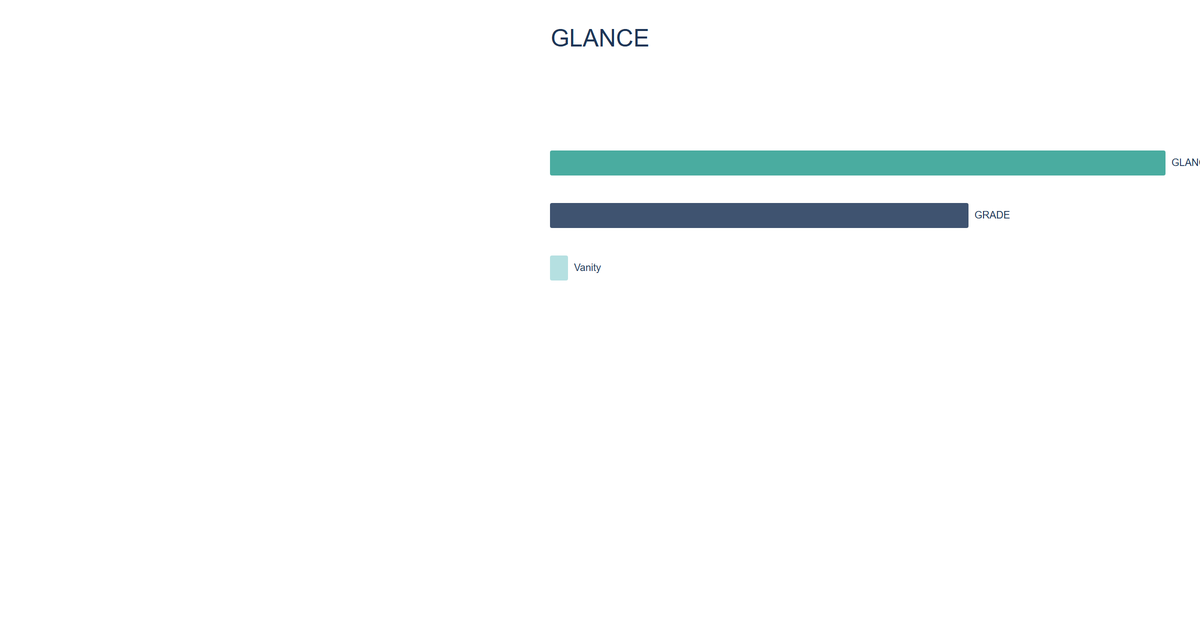
#> input picture ga_paper/output/versions/v1_delivery.png, 1200 x 628 px; its folder holds 4 pictures in this run
$ python generate_animation.py
#> lines starting #> are read from the running program, lines starting #| are printed output that depends on the picture
"""
GLANCE GA Evolution Animation
Generates a morphing GIF (and MP4 if ffmpeg available) showing V1 → V6 progression.
"""

import os
import sys
import subprocess
from pathlib import Path
from PIL import Image, ImageDraw, ImageFont

# ---------------------------------------------------------------------------
# Config
# ---------------------------------------------------------------------------

VERSIONS_DIR = Path(__file__).parent / "output" / "versions"
OUTPUT_DIR = Path(__file__).parent / "output"

VERSIONS = [
    {"v": 1, "desc": "Bare bones — title + bars only",          "score": "—"},
    {"v": 2, "desc": "Add scissors graph",                      "score": "—"},
    {"v": 3, "desc": "Add Visual Spin lens + chronometer",      "score": "~30%"},
    {"v": 4, "desc": "Fix labels, add axis scale",              "score": "~50%"},
    {"v": 5, "desc": "Boost contrast, add annotations",         "score": "~60%"},
    {"v": 6, "desc": "Gradient shine, ×7.7, grid lines",        "score": "70%"},
]

FPS = 10
HOLD_SECONDS = 2          # seconds per version hold
TRANSITION_SECONDS = 1    # seconds for cross-fade
END_EXTRA_SECONDS = 3     # extra hold on final version

HOLD_FRAMES = HOLD_SECONDS * FPS
TRANSITION_FRAMES = TRANSITION_SECONDS * FPS
END_EXTRA_FRAMES = END_EXTRA_SECONDS * FPS

CANVAS_W, CANVAS_H = 1200, 628

# Colors
BADGE_BG = (29, 53, 87)        # #1D3557
BADGE_TEXT = (255, 255, 255)
BAR_BG = (0, 0, 0, 160)        # semi-transparent black
BAR_TEXT = (255, 255, 255)
SCORE_COLORS = {
    "—":    (128, 128, 128),
    "~30%": (220, 80, 60),
    "~50%": (230, 160, 40),
    "~60%": (180, 200, 50),
    "70%":  (80, 200, 80),
}
TAGLINE_BG = (29, 53, 87, 200)

# Fonts
def load_font(size):
#> called with size = 36
    candidates = [
        "C:/Windows/Fonts/arialbd.ttf",
        "C:/Windows/Fonts/arial.ttf",
        "C:/Windows/Fonts/segoeui.ttf",
        "/usr/share/fonts/truetype/dejavu/DejaVuSans-Bold.ttf",
        "/usr/share/fonts/truetype/dejavu/DejaVuSans.ttf",
    ]
    for p in candidates:
        if os.path.isfile(p):
            return ImageFont.truetype(p, size)
    return ImageFont.load_default()

def load_font_regular(size):
    candidates = [
        "C:/Windows/Fonts/arial.ttf",
        "C:/Windows/Fonts/segoeui.ttf",
        "/usr/share/fonts/truetype/dejavu/DejaVuSans.ttf",
    ]
    for p in candidates:
        if os.path.isfile(p):
            return ImageFont.truetype(p, size)
    return ImageFont.load_default()

FONT_BADGE = load_font(36)
FONT_DESC = load_font_regular(20)
FONT_SCORE_LABEL = load_font(18)
FONT_TAGLINE = load_font(24)
FONT_TAGLINE_SUB = load_font_regular(18)

# ---------------------------------------------------------------------------
# Helpers
# ---------------------------------------------------------------------------

def load_version_image(v_num):
    """Load and resize a version image to canvas size. Returns RGBA."""
#> called with v_num = 1
    path = VERSIONS_DIR / f"v{v_num}_delivery.png"
    if not path.exists():
        return None
    img = Image.open(path).convert("RGBA")
    if img.size != (CANVAS_W, CANVAS_H):
        img = img.resize((CANVAS_W, CANVAS_H), Image.LANCZOS)
    return img


def draw_badge(overlay_draw, v_num):
    """Draw version pill badge top-left."""
    text = f"V{v_num}"
    bbox = FONT_BADGE.getbbox(text)
    tw, th = bbox[2] - bbox[0], bbox[3] - bbox[1]
    pad_x, pad_y = 18, 10
    x, y = 20, 16
    rx, ry = x + tw + 2 * pad_x, y + th + 2 * pad_y
    # Rounded rectangle
    overlay_draw.rounded_rectangle(
        [x, y, rx, ry], radius=16, fill=(*BADGE_BG, 210)
    )
    overlay_draw.text((x + pad_x, y + pad_y - 2), text, fill=BADGE_TEXT, font=FONT_BADGE)


def draw_bottom_bar(overlay_draw, desc, score):
    """Draw bottom info bar."""
    bar_h = 60
    y0 = CANVAS_H - bar_h
    overlay_draw.rectangle([0, y0, CANVAS_W, CANVAS_H], fill=BAR_BG)

    # Description — left
    overlay_draw.text((20, y0 + 18), desc, fill=BAR_TEXT, font=FONT_DESC)

    # Score — right
    score_color = SCORE_COLORS.get(score, (200, 200, 200))
    score_text = f"GLANCE: {score}"
    bbox = FONT_SCORE_LABEL.getbbox(score_text)
    sw = bbox[2] - bbox[0]
    overlay_draw.text((CANVAS_W - sw - 24, y0 + 20), score_text, fill=score_color, font=FONT_SCORE_LABEL)

    # Score bar indicator
    bar_x = CANVAS_W - sw - 24 - 110
    bar_y = y0 + 22
    bar_w_max = 100
    bar_h_inner = 16
    # Background bar
    overlay_draw.rounded_rectangle(
        [bar_x, bar_y, bar_x + bar_w_max, bar_y + bar_h_inner],
        radius=4, fill=(60, 60, 60, 180)
    )
    # Fill bar
    pct = {"—": 0, "~30%": 0.30, "~50%": 0.50, "~60%": 0.60, "70%": 0.70}.get(score, 0)
    if pct > 0:
        fill_w = max(8, int(bar_w_max * pct))
        overlay_draw.rounded_rectangle(
            [bar_x, bar_y, bar_x + fill_w, bar_y + bar_h_inner],
            radius=4, fill=(*score_color, 220)
        )


def make_overlaid_frame(base_img, v_info):
    """Composite overlay on top of a base image. Returns RGBA."""
    frame = base_img.copy()
    overlay = Image.new("RGBA", (CANVAS_W, CANVAS_H), (0, 0, 0, 0))
    draw = ImageDraw.Draw(overlay)
    draw_badge(draw, v_info["v"])
    draw_bottom_bar(draw, v_info["desc"], v_info["score"])
    frame = Image.alpha_composite(frame, overlay)
    return frame


def crossfade(img_a, img_b, alpha):
    """Blend two RGBA images. alpha=0 → img_a, alpha=1 → img_b."""
    return Image.blend(img_a, img_b, alpha)


def add_tagline(base_img):
    """Add end-card tagline overlay."""
    frame = base_img.copy()
    overlay = Image.new("RGBA", (CANVAS_W, CANVAS_H), (0, 0, 0, 0))
    draw = ImageDraw.Draw(overlay)

    # Centered tagline box
    main_text = "GLANCE"
    sub_text = "The GA that tests itself"

    main_bbox = FONT_TAGLINE.getbbox(main_text)
    sub_bbox = FONT_TAGLINE_SUB.getbbox(sub_text)
    main_w = main_bbox[2] - main_bbox[0]
    sub_w = sub_bbox[2] - sub_bbox[0]
    total_w = max(main_w, sub_w) + 60
    total_h = 80

    x0 = (CANVAS_W - total_w) // 2
    y0 = CANVAS_H - 60 - total_h - 20  # above the bottom bar

    draw.rounded_rectangle(
        [x0, y0, x0 + total_w, y0 + total_h],
        radius=12, fill=TAGLINE_BG
    )
    draw.text(
        (x0 + (total_w - main_w) // 2, y0 + 10),
        main_text, fill=(255, 255, 255), font=FONT_TAGLINE
    )
    draw.text(
        (x0 + (total_w - sub_w) // 2, y0 + 44),
        sub_text, fill=(200, 220, 255), font=FONT_TAGLINE_SUB
    )

    frame = Image.alpha_composite(frame, overlay)
    return frame


# ---------------------------------------------------------------------------
# Main
# ---------------------------------------------------------------------------

def main():
    # Load images
    images = {}
    missing = []
    for vi in VERSIONS:
        img = load_version_image(vi["v"])
        if img is None:
            missing.append(f"v{vi['v']}_delivery.png")
        else:
            images[vi["v"]] = img

    if missing:
        print(f"Missing version files: {', '.join(missing)}")
        print("Will generate animation with available versions only.")

    # Filter to available versions
    available = [vi for vi in VERSIONS if vi["v"] in images]
#> available = 4 items

    if len(available) < 2:
        print("Need at least 2 version images to create animation. Exiting.")
        sys.exit(1)

    print(f"Generating animation with {len(available)} versions: {[v['v'] for v in available]}")
#| Generating animation with 4 versions: [1, 2, 3, 4]

    # Build frames
    frames = []

    for idx, vi in enumerate(available):
        base = images[vi["v"]]
        overlaid = make_overlaid_frame(base, vi)

        is_last = (idx == len(available) - 1)
        hold = HOLD_FRAMES + (END_EXTRA_FRAMES if is_last else 0)

        # Hold frames
        for _ in range(hold):
            if is_last and _ >= HOLD_FRAMES:
                # Add tagline on end-card extra frames
                frames.append(add_tagline(overlaid))
            else:
                frames.append(overlaid.copy())

        # Transition to next (if not last)
        if not is_last:
            next_vi = available[idx + 1]
            next_base = images[next_vi["v"]]
            next_overlaid = make_overlaid_frame(next_base, next_vi)

            for t in range(TRANSITION_FRAMES):
                alpha = (t + 1) / TRANSITION_FRAMES
                blended = crossfade(overlaid, next_overlaid, alpha)
                frames.append(blended)
#> this loop made 4 passes
#> vi on pass 2: {'v': 2, 'desc': 'Add scissors graph', 'score': '—'}
#> pass 1, in make_overlaid_frame, `frame = Image.alpha_composite(frame, overlay)`:
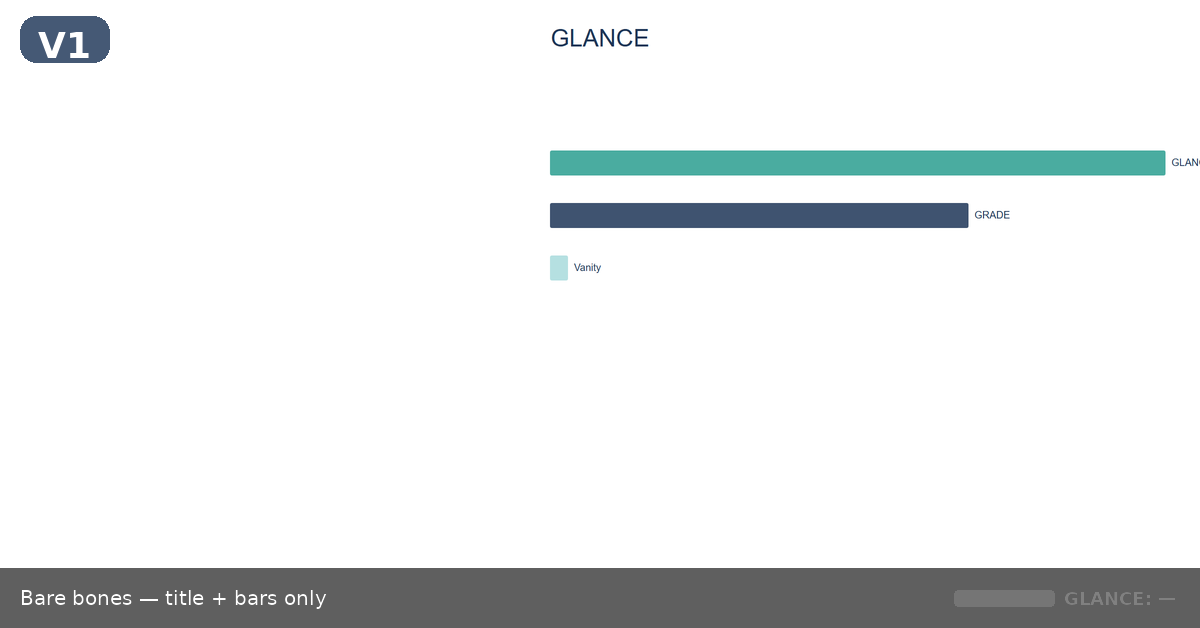
#> frame: PIL image 1200x628 RGBA; mean R, G, B, A 232.5, 234.9, 235.3, 255
#> pass 2, in make_overlaid_frame (call 4), `frame = Image.alpha_composite(frame, overlay)`:
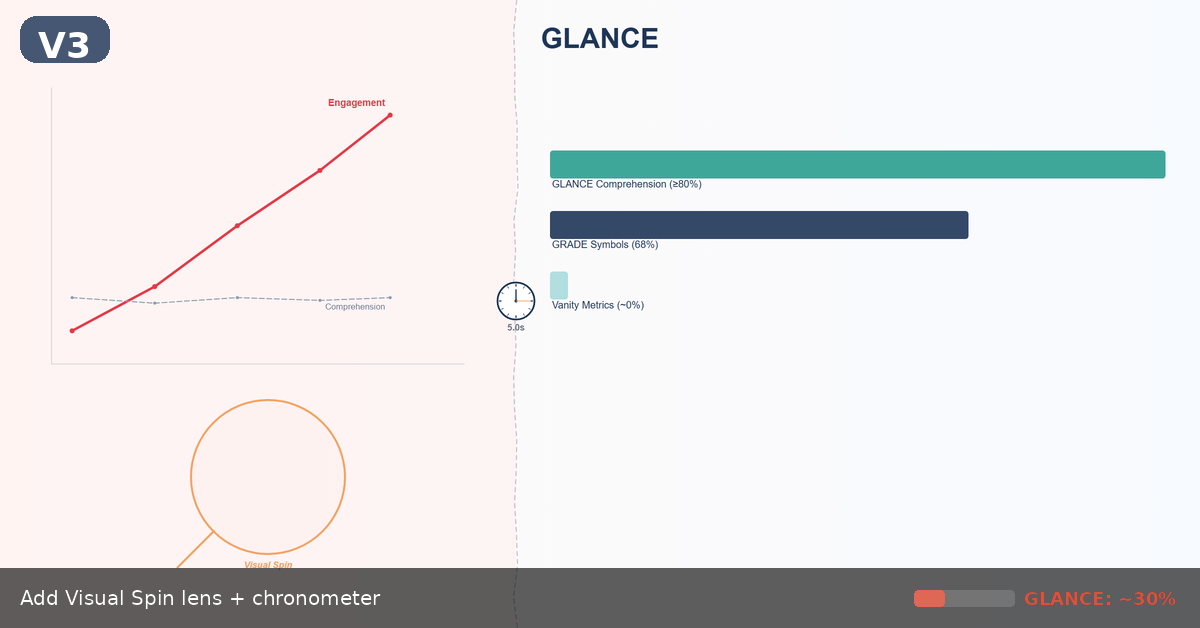
#> frame: PIL image 1200x628 RGBA; mean R, G, B, A 227.7, 226.4, 227.7, 255
#> after the loop:
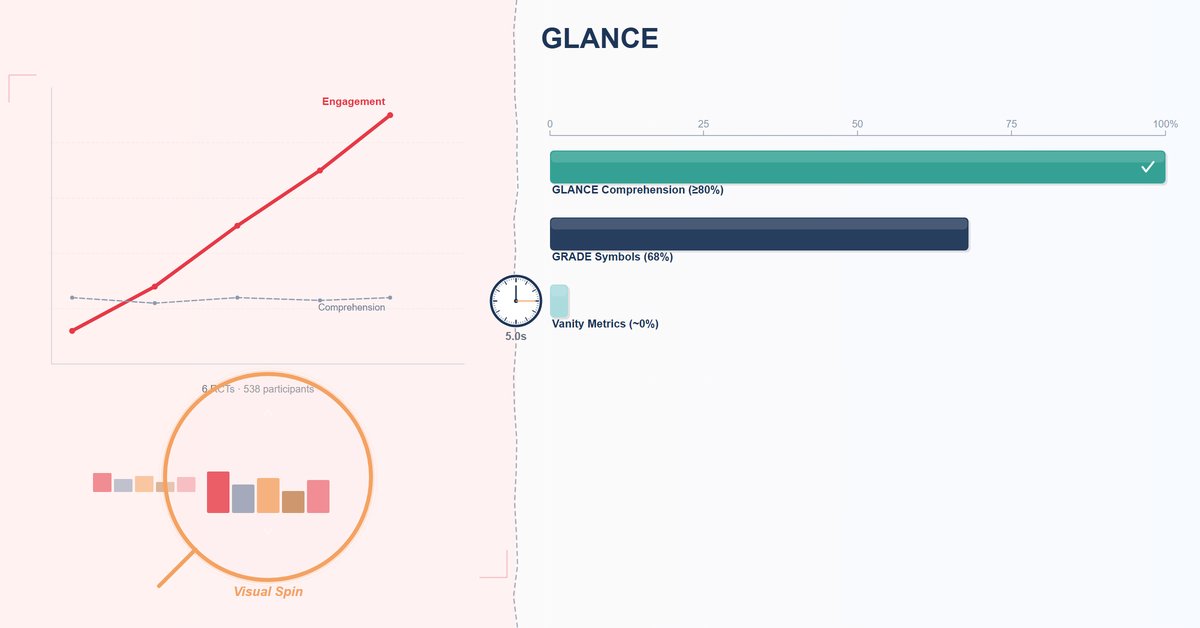
#> base: PIL image 1200x628 RGBA; mean R, G, B, A 241.2, 238.5, 239.8, 255
#> after the loop:
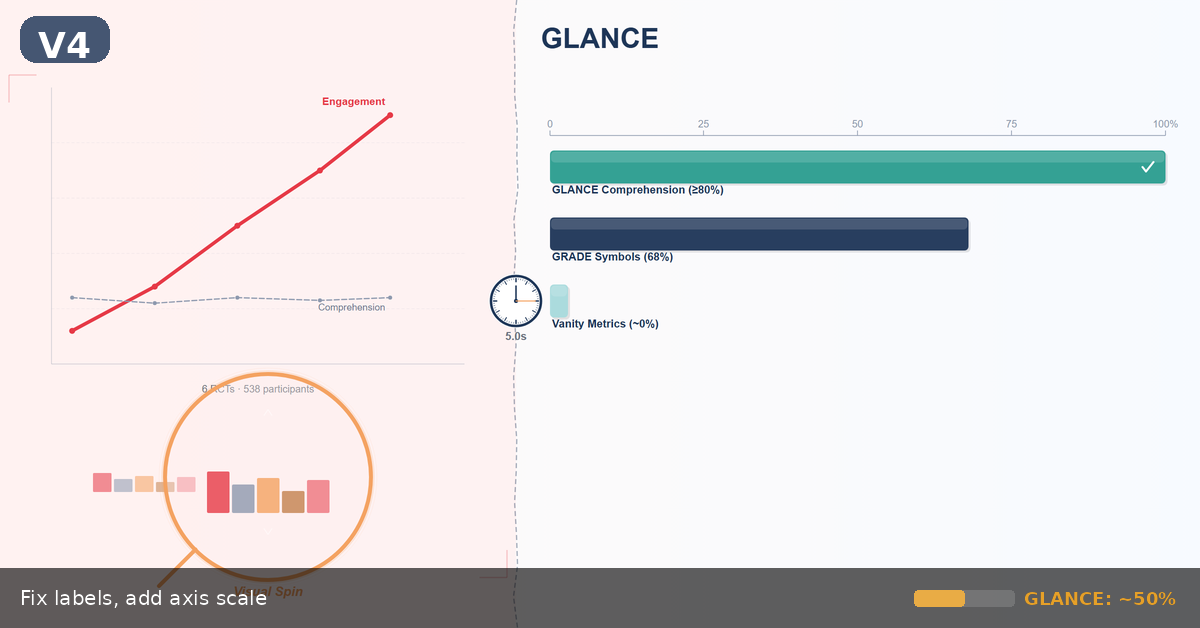
#> overlaid: PIL image 1200x628 RGBA; mean R, G, B, A 225.8, 223.5, 224.7, 255
#> after the loop, frames = 140 items

    print(f"Total frames: {len(frames)}")
#| Total frames: 140

    # Convert to P mode (palette) for GIF — better quality with dithering
    gif_frames = []
#> gif_frames = []
    for f in frames:
        rgb = f.convert("RGB")
        gif_frames.append(rgb)
#> this loop made 140 passes
#> after the loop, gif_frames = 140 items

    # Save GIF
    gif_path = OUTPUT_DIR / "glance_ga_evolution.gif"
    gif_frames[0].save(
        gif_path,
        save_all=True,
        append_images=gif_frames[1:],
        duration=int(1000 / FPS),  # ms per frame
        loop=0,
        optimize=False,
    )
    gif_size_mb = gif_path.stat().st_size / (1024 * 1024)
    print(f"GIF saved: {gif_path} ({gif_size_mb:.1f} MB)")

    # Try MP4 via ffmpeg
    try:
        # Write temp frames
        tmp_dir = OUTPUT_DIR / "_anim_tmp"
        tmp_dir.mkdir(exist_ok=True)

        print("Writing temp frames for ffmpeg...")
        for i, f in enumerate(gif_frames):
            f.save(tmp_dir / f"frame_{i:05d}.png")

        mp4_path = OUTPUT_DIR / "glance_ga_evolution.mp4"
        cmd = [
            "ffmpeg", "-y",
            "-framerate", str(FPS),
            "-i", str(tmp_dir / "frame_%05d.png"),
            "-c:v", "libx264",
            "-pix_fmt", "yuv420p",
            "-crf", "18",
            "-preset", "slow",
            str(mp4_path),
        ]
        result = subprocess.run(cmd, capture_output=True, text=True)
        if result.returncode == 0:
            mp4_size_mb = mp4_path.stat().st_size / (1024 * 1024)
            print(f"MP4 saved: {mp4_path} ({mp4_size_mb:.1f} MB)")
        else:
            print(f"ffmpeg failed: {result.stderr[:500]}")

        # Cleanup temp frames
        import shutil
        shutil.rmtree(tmp_dir, ignore_errors=True)
        print("Temp frames cleaned up.")

    except FileNotFoundError:
        print("ffmpeg not found — skipping MP4 generation.")

    print("Done.")


if __name__ == "__main__":
    main()
#> (the call stopped at in main, `result = subprocess.run(cmd, capture_output=True, text=True)`: subprocess is not available in this run)
